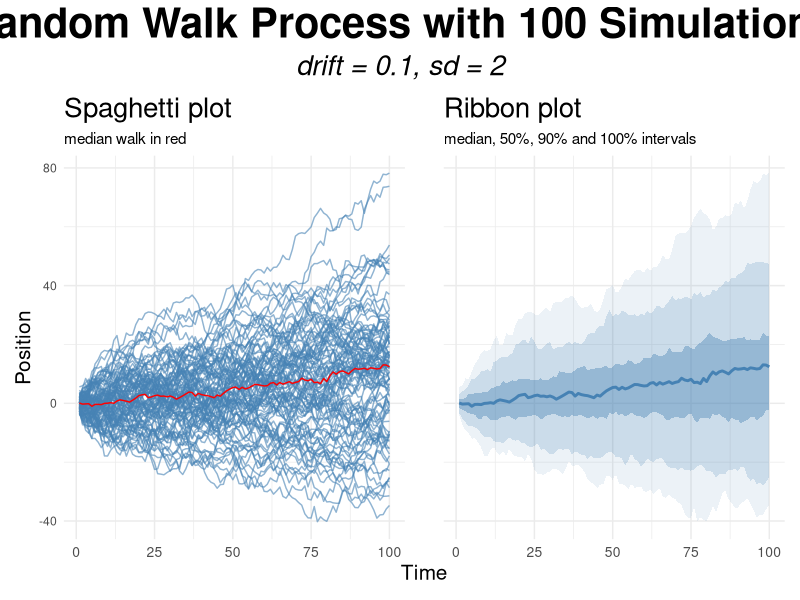

Generate this figure with R:
## ---- chunk 1
library(ggplot2)
library(dplyr)
library(patchwork)
## ---- chunk 2
set.seed(21)
# n_sample <- 100
# random_vec <- rnorm(n_sample, 0, 1)

n_steps <- 100
n_sims  <- 100

#for the spaghetti plot - copied from the lab
sims <- lapply(1:n_sims, function(i) {
  data.frame(sim = i, time = 1:n_steps,
             position = cumsum(rnorm(n_steps, mean = 0.1, sd = 2)))
})
sims <- bind_rows(sims)

#for the ribbon plot - copied from the lab
summary_df <- sims |>
  group_by(time) |>
  summarise(
    median  = median(position),
    lower50 = quantile(position, 0.25),
    upper50 = quantile(position, 0.75),
    lower90 = quantile(position, 0.05),
    upper90 = quantile(position, 0.95),
    lower100 = quantile(position, 0),
    upper100 = quantile(position, 1),
    .groups = "drop"
  )
## ---- chunk 3
#| fig-width: 15
#| fig-height: 8

#using these to set a consistent y axis for both plots. 
y_min <- min(sims$position, summary_df$lower100, na.rm = TRUE)
y_max <- max(sims$position, summary_df$upper100, na.rm = TRUE)

#Spaghetti plot
A <- ggplot(sims, aes(x=time, y=position)) +
  geom_line(aes(group = sim), alpha = 0.6, colour = "steelblue") +
  labs(title = "Spaghetti plot",
       subtitle = "median walk in red",
       x = "Time", 
       y = "Position") +
  geom_line(data = summary_df, aes(x=time, y=median), colour = 'red') +
  theme_minimal() +
  theme(axis.text.x = element_text(size =10),
        axis.title.x = element_text(size =15),
        axis.title.y = element_text(size =15),
        plot.title = element_text(size = 20))

#ribbon plot
B <- ggplot(summary_df, aes(time)) +
  geom_ribbon(aes(ymin = lower100, ymax = upper100),
              alpha = 0.1, fill = "steelblue") +
  geom_ribbon(aes(ymin = lower90, ymax = upper90),
              alpha = 0.2, fill = "steelblue") +
  geom_ribbon(aes(ymin = lower50, ymax = upper50),
              alpha = 0.4, fill = "steelblue") +
  geom_line(aes(y = median), colour = "steelblue", linewidth = 1) +
  labs(title = "Ribbon plot",
  subtitle = "median, 50%, 90% and 100% intervals",
       x = "Time", y = "") +
  theme_minimal() +
  theme(axis.ticks.y = element_blank(),
        axis.text.y = element_blank(),
        axis.text.x = element_text(size =10),
        axis.title.x = element_text(size = 15),
        plot.title = element_text(size = 20))

A <- A + ylim(y_min, y_max)
B <- B + ylim(y_min, y_max)

#assembling the plots with patch work
(A | B) + 
  plot_annotation(
    title = "Random Walk Process with 100 Simulations",
    subtitle = "drift = 0.1, sd = 2",
    theme = theme(plot.title = element_text(size = 30, hjust = 0.5, face = "bold"),                  
                  plot.subtitle = element_text(size = 20, hjust = 0.5, face = "italic"))
  ) +
  plot_layout(nrow = 1, axis_titles = "collect")
